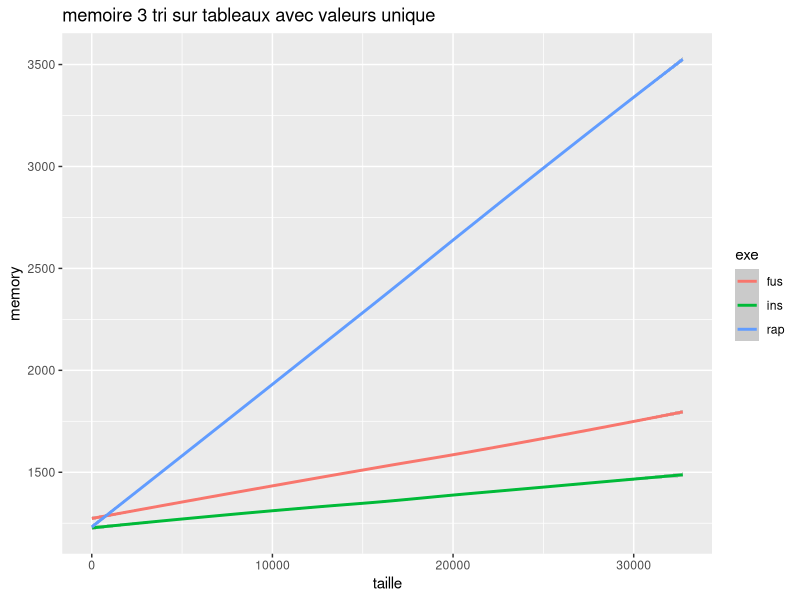

The R source for this figure:
library(ggplot2)

perf <-read.table("fusRapInsUnique.dat", header=TRUE, fill=TRUE)

#png("fusionTabCroissant.png")
#i<-qplot(taille, exectime, data=perf, geom="smooth", method="loess")
#print(i)
#dev.off()

png("Memory3Unique.png")
i<-qplot(taille, memory, data=perf, main="memoire 3 tri sur tableaux avec valeurs unique", geom="smooth", method="loess", color = exe)
print(i)
dev.off()


